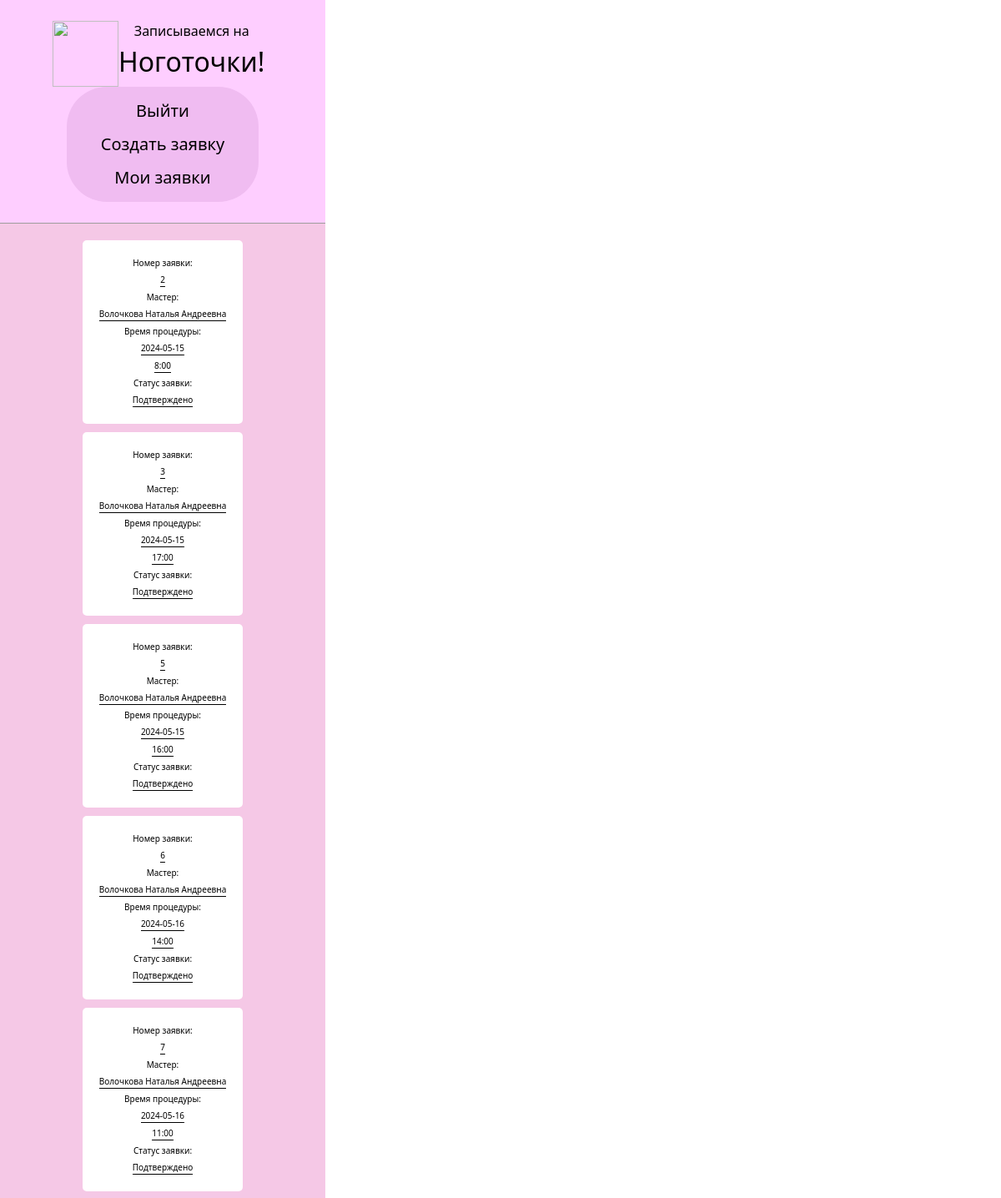
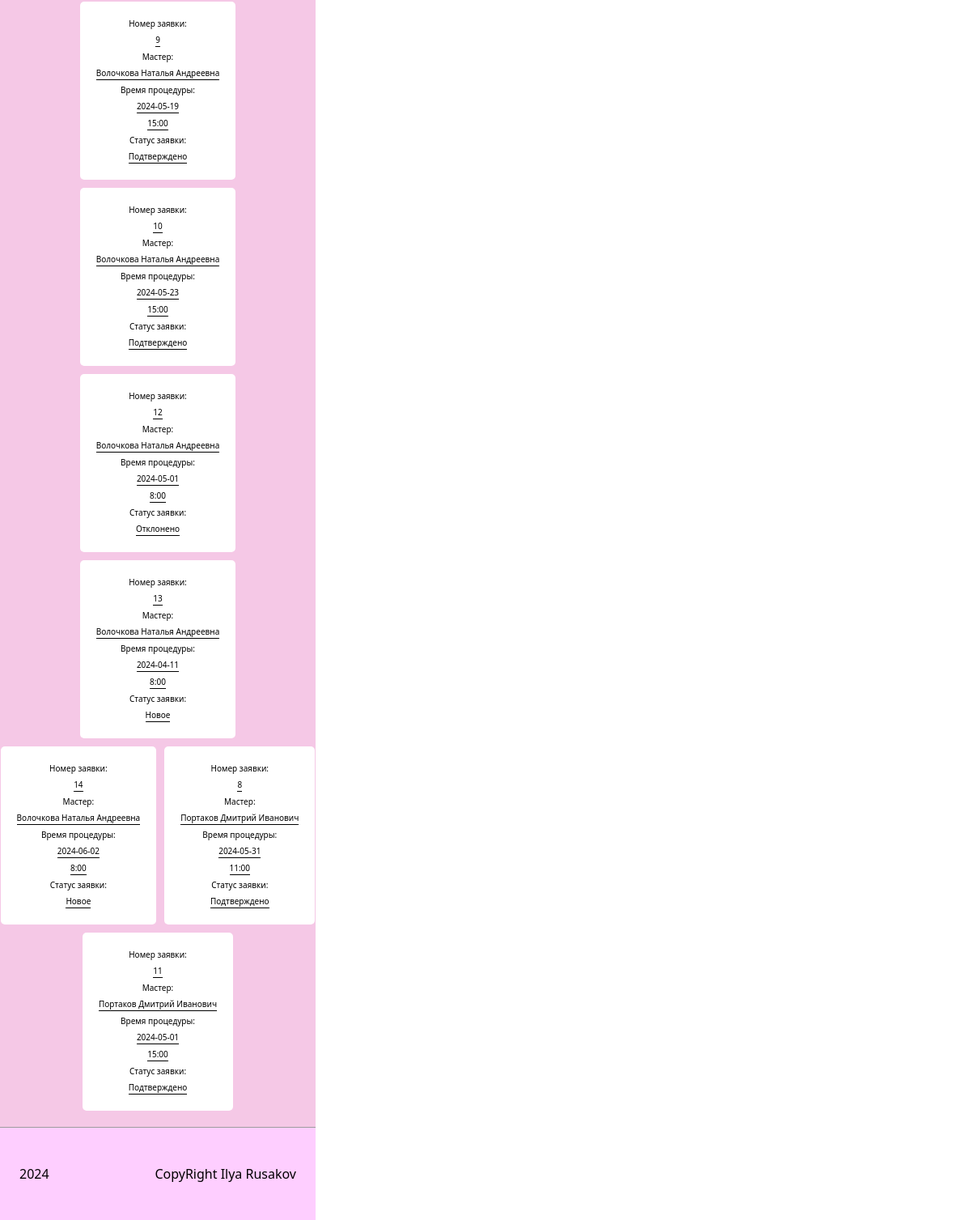
The page /history.php (signed in) on the database its author committed (2 pictures, top to bottom).
### tables this page shows
CREATE TABLE `orders` (
  `id` int(255) NOT NULL,
  `id_master` int(255) NOT NULL,
  `id_client` int(255) NOT NULL,
  `date` date NOT NULL,
  `time` varchar(255) NOT NULL,
  `status` varchar(255) NOT NULL DEFAULT 'Новое'
);

CREATE TABLE `master` (
  `id` int(255) NOT NULL,
  `name` varchar(255) NOT NULL
);

### history.php (the view, shortened to what this page needs)
<!DOCTYPE html>
<?php
require_once "method/connect.php";
require_once "header.php";
$id_user = $_SESSION['user']['id'];
$get_info = $mysqli->query("SELECT orders.id, master.name, orders.date, orders.time, orders.status
FROM `master`
INNER JOIN `orders` ON master.id = orders.id_master
where orders.id_client = $id_user");
?>
<body>
  <main class="cnt-info">
    <?php while ($row = $get_info->fetch_assoc()) : ?>
      <div class="container-info">
        Номер заявки:
        <label><?= $row['id'] ?></label>
        Мастер:
        <label><?= $row['name'] ?></label>
        Время процедуры:
        <label><?= $row['date'] ?></label>
        <label><?= $row['time'] ?></label>
        Статус заявки:
        <label><?= $row['status'] ?></label>
      </div>
    <?php endwhile; ?>
  </main>
  <?php require_once "footer.php" ?>
</body>
</html>

### header.php (shortened to what this page needs)
<!DOCTYPE html>
<html lang="ru">
<head>
  <link href="style.css" rel="stylesheet">
  <link href="https://cdn.jsdelivr.net/npm/bootstrap@5.3.3/dist/css/bootstrap.min.css" rel="stylesheet">
</head>
<body>
  <header class="container-header">
    <div class="header">
      <div class="logo">
        <img src="img/logo.png" class="img">
        <div class="logo-text">
          <h6>Записываемся на</h6>
          <h5>Ноготочки!</h5>
        </div>
      </div>
      <ul class="nav">
        <?php if (isset($_SESSION['user']['id']) && ($_SESSION['user']['role']) == 'user') : ?>
          <a href="method/exit.php">Выйти</a>
          <a href="add_order.php">Создать заявку</a>
          <a href="history.php">Мои заявки</a>
        <?php endif; ?>
      </ul>
    </div>
  </header>
</body>
</html>

### footer.php
<!DOCTYPE html>
<html lang="en">
<body>
  <footer class="container-footer">
    <div class="footer">
      <div>
        2024
      </div>
      <div>
        CopyRight Ilya Rusakov
      </div>
    </div>
  </footer>
</body>
</html>

### style.css (style rules this page uses)
:root { font-family: "Jost", sans-serif; }
* { margin: 0; padding: 0; list-style-type: none !important; text-decoration: none !important; box-sizing: border-box; max-width: 390px !important; color: #000 !important; }
.container-header { border-bottom: 1px solid #9d9d9d; max-width: 390px; height: 268px; background: #feceff; font-family: var(--second-family); font-weight: 400; font-size: 32px; color: #000; display: flex; justify-content: center; align-items: center; }
.header { display: flex; justify-content: center; align-items: center; flex-direction: column; }
img { width: 79px; height: 79px; }
.logo { display: flex; flex-direction: row; width: 264px; height: 79px; }
.logo h6 { font-weight: 400; font-size: 16px; color: #000; }
.logo h5 { font-family: var(--second-family); font-weight: 400; font-size: 32px; color: #000; }
.logo-text { display: flex; flex-direction: column; justify-content: center; align-items: center; }
.nav { font-family: var(--font-family); font-weight: 400; font-size: 20px; color: #000; border-radius: 48px; width: 230px; height: 138px; background: #f0bcf1; display: flex; justify-content: center; align-items: center; flex-direction: column; grid-gap: 10px; list-style-type: none; text-decoration: none; }
main { background: #f5c8e6; min-height: calc(100vh - 115px); }
.cnt-info { padding-top: 20px; padding-bottom: 20px; display: flex; justify-content: center; align-items: center; flex-direction: row; flex-wrap: wrap; grid-gap: 10px; }
.container-info { border-radius: 5px; background: white; display: flex; justify-content: center; padding: 20px; align-items: center; font-family: var(--font-family); font-weight: 400; font-size: 10px; color: #000000; flex-direction: column; grid-gap: 5px; }
.container-info label { text-align: center; border-bottom: 0.5px solid #000; background: #fff; }
.container-footer { border-top: 1px solid #9d9d9d; background: #feceff; display: flex; justify-content: center; align-items: center; max-width: 390px; height: 115px; }
.footer { display: flex; align-items: center; justify-content: space-between; width: 342px; height: 24px; }

### rows shown on the page
orders: id "2", id_master.name "Волочкова Наталья Андреевна", date "2024-05-15", time "8:00", status "Подтверждено"
orders: id "3", id_master.name "Волочкова Наталья Андреевна", date "2024-05-15", time "17:00", status "Подтверждено"
orders: id "5", id_master.name "Волочкова Наталья Андреевна", date "2024-05-15", time "16:00", status "Подтверждено"
orders: id "6", id_master.name "Волочкова Наталья Андреевна", date "2024-05-16", time "14:00", status "Подтверждено"
orders: id "7", id_master.name "Волочкова Наталья Андреевна", date "2024-05-16", time "11:00", status "Подтверждено"
orders: id "9", id_master.name "Волочкова Наталья Андреевна", date "2024-05-19", time "15:00", status "Подтверждено"
orders: id "10", id_master.name "Волочкова Наталья Андреевна", date "2024-05-23", time "15:00", status "Подтверждено"
orders: id "12", id_master.name "Волочкова Наталья Андреевна", date "2024-05-01", time "8:00", status "Отклонено"
orders: id "13", id_master.name "Волочкова Наталья Андреевна", date "2024-04-11", time "8:00", status "Новое"
orders: id "14", id_master.name "Волочкова Наталья Андреевна", date "2024-06-02", time "8:00", status "Новое"
orders: id "8", id_master.name "Портаков Дмитрий Иванович", date "2024-05-31", time "11:00", status "Подтверждено"
orders: id "11", id_master.name "Портаков Дмитрий Иванович", date "2024-05-01", time "15:00", status "Подтверждено"
